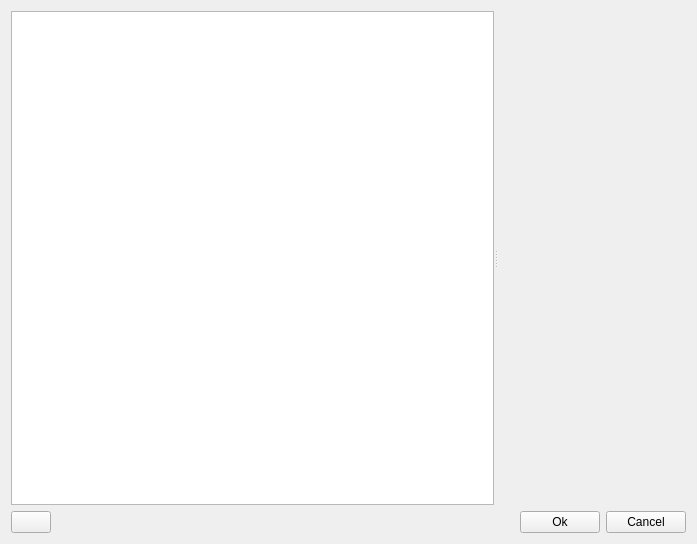
<?xml version="1.0" encoding="UTF-8"?>
<ui version="4.0">
 <class>ezQtPreferencesDlg</class>
 <widget class="QDialog" name="ezQtPreferencesDlg">
  <property name="geometry">
   <rect>
    <x>0</x>
    <y>0</y>
    <width>697</width>
    <height>544</height>
   </rect>
  </property>
  <property name="windowTitle">
   <string>Preferences</string>
  </property>
  <property name="windowIcon">
   <iconset resource="../QtResources/resources.qrc">
    <normaloff>:/EditorFramework/Icons/StoredSettings.svg</normaloff>:/EditorFramework/Icons/StoredSettings.svg</iconset>
  </property>
  <layout class="QVBoxLayout" name="verticalLayout">
   <item>
    <widget class="QSplitter" name="splitter">
     <property name="orientation">
      <enum>Qt::Horizontal</enum>
     </property>
     <property name="childrenCollapsible">
      <bool>false</bool>
     </property>
     <widget class="ezQtDocumentTreeView" name="Tree"/>
     <widget class="ezQtPropertyGridWidget" name="Properties" native="true"/>
    </widget>
   </item>
   <item>
    <layout class="QHBoxLayout" name="horizontalLayout">
     <item>
      <widget class="QPushButton" name="HelpButton">
       <property name="toolTip">
        <string>Open documentation about the editor preferences</string>
       </property>
       <property name="text">
        <string/>
       </property>
       <property name="icon">
        <iconset resource="../../../Tools/Libs/GuiFoundation/QtResources/resources.qrc">
         <normaloff>:/GuiFoundation/Icons/Help.svg</normaloff>:/GuiFoundation/Icons/Help.svg</iconset>
       </property>
       <property name="autoDefault">
        <bool>false</bool>
       </property>
      </widget>
     </item>
     <item>
      <spacer name="horizontalSpacer">
       <property name="orientation">
        <enum>Qt::Horizontal</enum>
       </property>
       <property name="sizeHint" stdset="0">
        <size>
         <width>40</width>
         <height>20</height>
        </size>
       </property>
      </spacer>
     </item>
     <item>
      <widget class="QPushButton" name="ButtonOk">
       <property name="text">
        <string>Ok</string>
       </property>
       <property name="autoDefault">
        <bool>false</bool>
       </property>
      </widget>
     </item>
     <item>
      <widget class="QPushButton" name="ButtonCancel">
       <property name="text">
        <string>Cancel</string>
       </property>
       <property name="autoDefault">
        <bool>false</bool>
       </property>
      </widget>
     </item>
    </layout>
   </item>
  </layout>
 </widget>
 <customwidgets>
  <customwidget>
   <class>ezQtPropertyGridWidget</class>
   <extends>QWidget</extends>
   <header location="global">GuiFoundation/PropertyGrid/PropertyGridWidget.moc.h</header>
   <container>1</container>
  </customwidget>
  <customwidget>
   <class>ezQtDocumentTreeView</class>
   <extends>QTreeView</extends>
   <header location="global">EditorFramework/GUI/RawDocumentTreeWidget.moc.h</header>
  </customwidget>
 </customwidgets>
 <resources>
  <include location="../../../Tools/Libs/GuiFoundation/QtResources/resources.qrc"/>
  <include location="../QtResources/resources.qrc"/>
 </resources>
 <connections/>
</ui>
